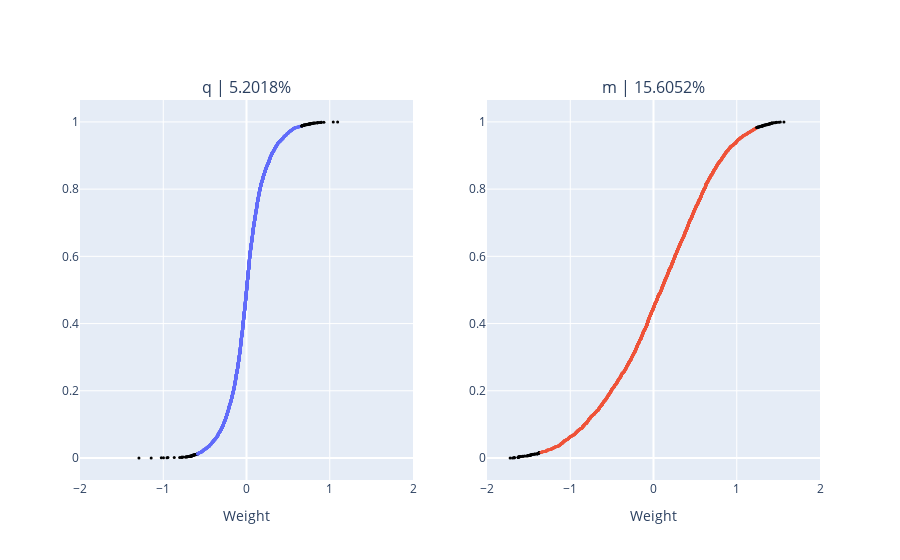

Here is the notebook cell this chart was saved with:
### Markdown cell above
Factor Analysis

### Code cell
top = 50
col = 'Factor4'

fig = make_subplots(rows=1, cols=2, subplot_titles=[f'q | {round(explVar.loc[col]["q"],4)}%', f'm | {round(explVar.loc[col]["m"],4)}%'])
fig.add_trace(go.Scatter(
    y=np.arange(wq.shape[0])/wq.shape[0],
    x=sorted(wq[col].to_numpy()),
    mode='markers',
    marker_size=3,
    marker_color=top*['black'] + (wq.shape[0]-2*top)*[palette[0]] + top*['black'],
    showlegend=False
), row=1, col=1)

fig.add_trace(go.Scatter(
    y=np.arange(wm.shape[0])/wm.shape[0],
    x=sorted(wm[col].to_numpy()),
    mode='markers',
    marker_size=3,
    marker_color=top*['black'] + (wm.shape[0]-2*top)*[palette[1]] + top*['black'],
    showlegend=False
), row=1, col=2)

fig.update_xaxes(range=(-2,2), title='Weight')
fig.show()

w_all = {}
for df, omic, xi in [(wq, 'q', xqi), (wm, 'm', xmi)]:
    fig = make_subplots(rows=1, cols=2, subplot_titles=['Negative', 'Positive'], horizontal_spacing=0.15)

    tmp = df.sort_values(col, ascending=False)[col]
    w_all[omic] = tmp
    topup = tmp[:top]
    topdo = tmp[-top:]

    fig.add_trace(go.Bar(
        y=topup.index[::-1],
        x=topup.values[::-1],
        orientation='h',
        width=0.1, showlegend=False
    ), row=1, col=2)

    fig.add_trace(go.Bar(
        y=topdo.index,
        x=topdo.values,
        orientation='h',
        width=0.1, showlegend=False
    ), row=1, col=1)
    fig.update_xaxes(range=(-2,2), title='Weight')
    fig.update_layout(height=400+15*top, title=omic)
    #fig.show()

    #sns.clustermap(xi.loc[:, topup.index.tolist()+topdo.index.tolist()].T, cmap='vlag', figsize=(12,6), center=0, vmin=-3, vmax=3)

### Figure 1 — Plotly figure (JSON) as saved in the notebook; plotly's stock layout.template omitted (floating-point values rounded to 4 significant figures; data arrays with more than 128 entries replaced by an {"elided": "..."} marker saying what was removed)
{"data": [{"marker": {"color": {"elided": "4118 str values"}, "size": 3}, "mode": "markers", "showlegend": false, "type": "scatter", "x": {"elided": "4118 float values"}, "xaxis": "x", "y": {"elided": "4118 float values"}, "yaxis": "y"}, {"marker": {"color": {"elided": "2935 str values"}, "size": 3}, "mode": "markers", "showlegend": false, "type": "scatter", "x": {"elided": "2935 float values"}, "xaxis": "x2", "y": {"elided": "2935 float values"}, "yaxis": "y2"}], "layout": {"annotations": [{"font": {"size": 16}, "showarrow": false, "text": "q | 5.2018%", "x": 0.225, "xanchor": "center", "xref": "paper", "y": 1, "yanchor": "bottom", "yref": "paper"}, {"font": {"size": 16}, "showarrow": false, "text": "m | 15.6052%", "x": 0.775, "xanchor": "center", "xref": "paper", "y": 1, "yanchor": "bottom", "yref": "paper"}], "xaxis": {"anchor": "y", "domain": [0, 0.45], "range": [-2, 2], "title": {"text": "Weight"}}, "xaxis2": {"anchor": "y2", "domain": [0.55, 1], "range": [-2, 2], "title": {"text": "Weight"}}, "yaxis": {"anchor": "x", "domain": [0, 1]}, "yaxis2": {"anchor": "x2", "domain": [0, 1]}}}
